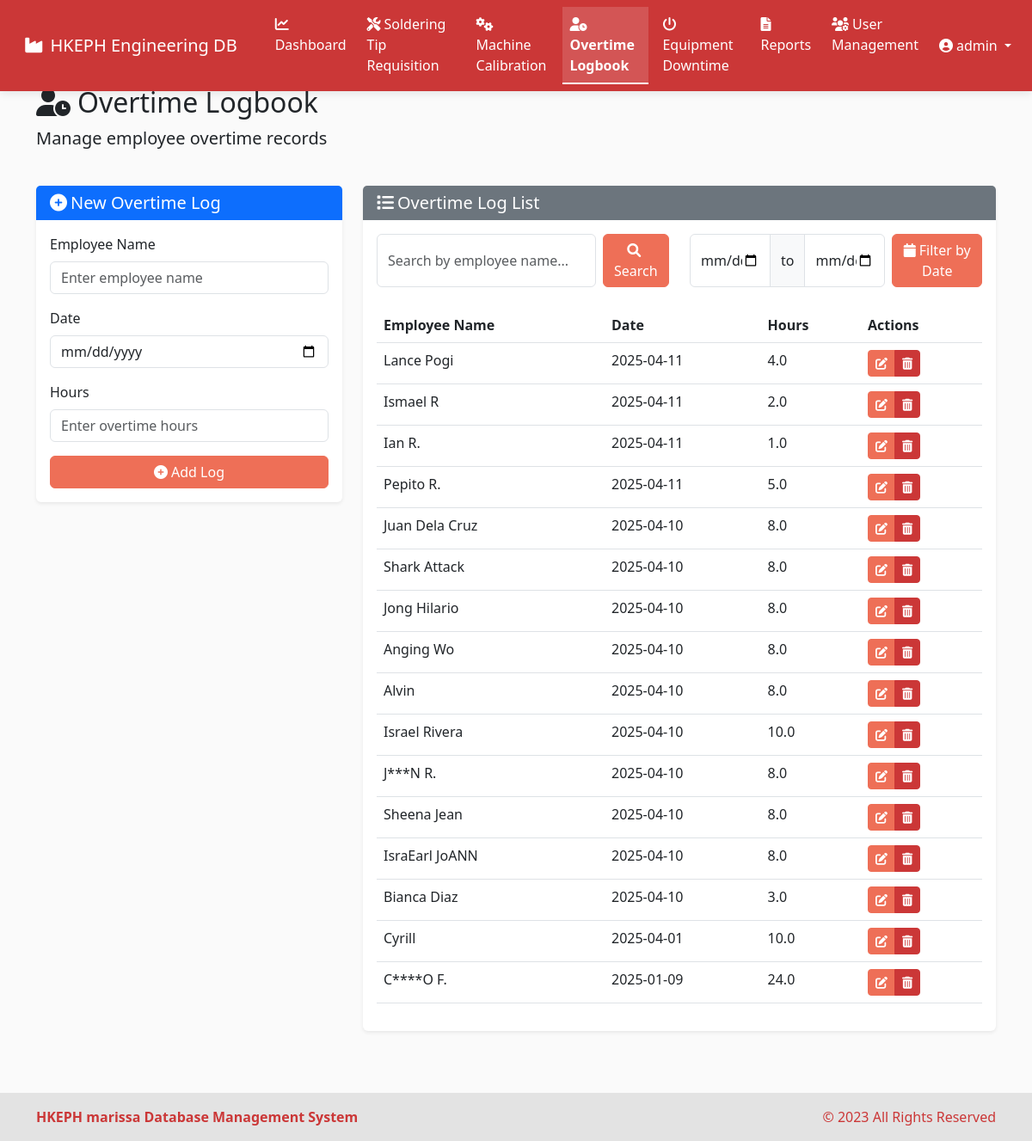
Before: /overtime-logbook (signed in) with the older database file.
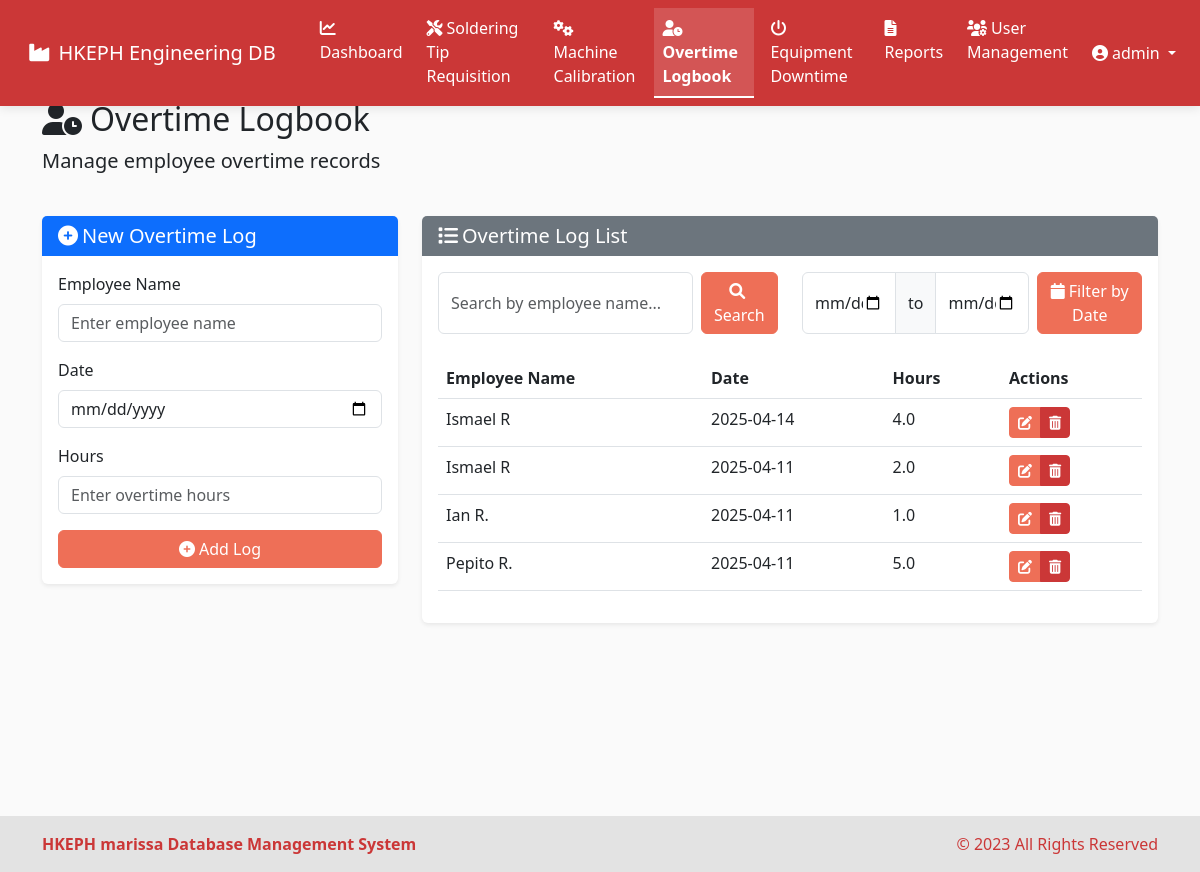
After: the same page with the newer database file.
### models.py (models this page shows, shortened)
class User(UserMixin, db.Model):
    id = db.Column(db.Integer, primary_key=True)
    username = db.Column(db.String(64), unique=True, nullable=False)
    email = db.Column(db.String(120), unique=True, nullable=False)
    password_hash = db.Column(db.String(256), nullable=False)
    is_admin = db.Column(db.Boolean, default=False)
    date_created = db.Column(db.DateTime, default=datetime.utcnow)

class OvertimeLogbook(db.Model):
    id = db.Column(db.Integer, primary_key=True)
    employee_name = db.Column(db.String(100), nullable=False)
    date = db.Column(db.DateTime, nullable=False)
    hours = db.Column(db.Float, nullable=False)
    created_at = db.Column(db.DateTime, default=datetime.utcnow)

### routes.py (the view, shortened to what this page needs)
@app.route('/overtime-logbook')
@login_required
def overtime_logbook():
    search_query = request.args.get('search', '')
    start_date = request.args.get('start_date')
    end_date = request.args.get('end_date')
    query = OvertimeLogbook.query
    if search_query:
        query = query.filter(
            OvertimeLogbook.employee_name.ilike(f'%{search_query}%')
        )
    logs = query.order_by(OvertimeLogbook.date.desc()).all()
    form = OvertimeLogbookForm()
    return render_template('overtime_logbook.html',
                           logs=logs,
                           form=form,
                           search_query=search_query,
                           start_date=start_date,
                           end_date=end_date)

### forms.py
class OvertimeLogbookForm(FlaskForm):
    employee_name = StringField('Employee Name', validators=[DataRequired(), Length(max=100)])
    date = DateField('Date', validators=[DataRequired()])
    hours = FloatField('Hours', validators=[DataRequired(), NumberRange(min=0.5, max=24)])

### app.py (called while the page is built)
@login_manager.user_loader
def load_user(user_id):
    return User.query.get(int(user_id))

### templates/overtime_logbook.html (shortened to what this page needs)
{% extends 'base.html' %}
{% block content %}
<div class="row mb-4">
    <div class="col">
        <h2><i class="fas fa-user-clock me-2"></i>Overtime Logbook</h2>
        <p class="lead">Manage employee overtime records</p>
    </div>
</div>
<div class="row mb-4">
    <div class="col-md-4">
        <div class="card">
            <div class="card-header bg-primary text-white">
                <h5 class="mb-0">
                    {% if edit_log %}
                    <i class="fas fa-edit me-1"></i>Edit Overtime Log
                    {% else %}
                    <i class="fas fa-plus-circle me-1"></i>New Overtime Log
                    {% endif %}
                </h5>
            </div>
            <div class="card-body">
                {% if edit_log %}
                <form method="POST" action="{{ url_for('edit_overtime_log', log_id=edit_log.id) }}">
                {% else %}
                <form method="POST" action="{{ url_for('add_overtime_log') }}">
                {% endif %}
                    <div class="mb-3">
                        <label for="employee_name" class="form-label">Employee Name</label>
                        {{ form.employee_name(class="form-control", placeholder="Enter employee name") }}
                    </div>
                    <div class="mb-3">
                        <label for="date" class="form-label">Date</label>
                        {{ form.date(class="form-control", type="date") }}
                    </div>
                    <div class="mb-3">
                        <label for="hours" class="form-label">Hours</label>
                        {{ form.hours(class="form-control", placeholder="Enter overtime hours") }}
                    </div>
                    <div class="d-grid gap-2">
                        {% if edit_log %}
                        <button type="submit" class="btn btn-primary">
                            <i class="fas fa-save me-1"></i>Update Log
                        </button>
                        <a href="{{ url_for('overtime_logbook') }}" class="btn btn-secondary">
                            <i class="fas fa-times me-1"></i>Cancel
                        </a>
                        {% else %}
                        <button type="submit" class="btn btn-primary">
                            <i class="fas fa-plus-circle me-1"></i>Add Log
                        </button>
                        {% endif %}
                    </div>
                </form>
            </div>
        </div>
    </div>
    <div class="col-md-8">
        <div class="card">
            <div class="card-header bg-secondary text-white">
                <h5 class="mb-0"><i class="fas fa-list me-1"></i>Overtime Log List</h5>
            </div>
            <div class="card-body">
                <div class="row mb-4">
                    <div class="col-md-6">
                        <form class="d-flex" method="GET" action="{{ url_for('overtime_logbook') }}">
                            <input type="text" class="form-control me-2" name="search" placeholder="Search by employee name..." value="{{ search_query if search_query else '' }}">
                            <button class="btn btn-primary" type="submit">
                                <i class="fas fa-search me-1"></i>Search
                            </button>
                        </form>
                    </div>
                    <div class="col-md-6">
                        <form class="d-flex" method="GET" action="{{ url_for('overtime_logbook') }}">
                            <div class="input-group me-2">
                                <input type="date" class="form-control" name="start_date" value="{{ start_date if start_date else '' }}">
                                <span class="input-group-text">to</span>
                                <input type="date" class="form-control" name="end_date" value="{{ end_date if end_date else '' }}">
                            </div>
                            <button class="btn btn-primary" type="submit">
                                <i class="fas fa-calendar me-1"></i>Filter by Date
                            </button>
                        </form>
                    </div>
                </div>
                <div class="table-responsive">
                    <table class="table table-hover">
                        <thead>
                            <tr>
                                <th>Employee Name</th>
                                <th>Date</th>
                                <th>Hours</th>
                                <th>Actions</th>
                            </tr>
                        </thead>
                        <tbody>
                            {% for log in logs %}
                            <tr>
                                <td>{{ log.employee_name }}</td>
                                <td>{{ log.date.strftime('%Y-%m-%d') }}</td>
                                <td>{{ log.hours }}</td>
                                <td>
                                    <div class="btn-group btn-group-sm" role="group">
                                        <a href="{{ url_for('edit_overtime_log', log_id=log.id) }}" class="btn btn-warning">
                                            <i class="fas fa-edit"></i>
                                        </a>
                                        <button type="button" class="btn btn-danger" data-bs-toggle="modal" data-bs-target="#deleteLogModal-{{ log.id }}">
                                            <i class="fas fa-trash-alt"></i>
                                        </button>
                                    </div>
                                </td>
                            </tr>
                            {% endfor %}
                        </tbody>
                    </table>
                </div>
            </div>
        </div>
    </div>
</div>
{% endblock %}

### templates/base.html (shortened to what this page needs)
<!DOCTYPE html>
<html lang="en" data-bs-theme="light">
<head>
    <link href="https://cdn.jsdelivr.net/npm/bootstrap@5.3.0/dist/css/bootstrap.min.css" rel="stylesheet">
    <link rel="stylesheet" href="https://cdnjs.cloudflare.com/ajax/libs/font-awesome/6.0.0/css/all.min.css">
    <link rel="stylesheet" type="text/css" href="https://cdn.jsdelivr.net/npm/daterangepicker/daterangepicker.css" />
    <link rel="stylesheet" href="{{ url_for('static', filename='css/style.css') }}">
</head>
<body>
        <nav class="navbar navbar-expand-lg" style="background-color: var(--accent-secondary); color: white;">
            <div class="container-fluid">
                <a class="navbar-brand text-white" href="{{ url_for('dashboard') }}">
                    <i class="fas fa-industry me-2"></i>HKEPH Engineering DB
                </a>
                <div class="collapse navbar-collapse" id="navbarNav">
                    {% if current_user.is_authenticated %}
                    <ul class="navbar-nav">
                        <li class="nav-item">
                            <a class="nav-link text-white {% if request.path == url_for('dashboard') %}active fw-bold{% endif %}" href="{{ url_for('dashboard') }}">
                                <i class="fas fa-chart-line me-1"></i>Dashboard
                            </a>
                        </li>
                        <li class="nav-item">
                            <a class="nav-link text-white {% if request.path == url_for('soldering_tips') %}active fw-bold{% endif %}" href="{{ url_for('soldering_tips') }}">
                                <i class="fas fa-tools me-1"></i>Soldering Tip Requisition
                            </a>
                        </li>
                        <li class="nav-item">
                            <a class="nav-link text-white {% if request.path == url_for('machine_calibrations') %}active fw-bold{% endif %}" href="{{ url_for('machine_calibrations') }}">
                                <i class="fas fa-cogs me-1"></i>Machine Calibration
                            </a>
                        </li>
                        <li class="nav-item">
                            <a class="nav-link text-white {% if request.path == url_for('overtime_logbook') %}active fw-bold{% endif %}" href="{{ url_for('overtime_logbook') }}">
                                <i class="fas fa-user-clock me-1"></i>Overtime Logbook
                            </a>
                        </li>
                        <li class="nav-item">
                            <a class="nav-link text-white {% if request.path == url_for('equipment_downtime') %}active fw-bold{% endif %}" href="{{ url_for('equipment_downtime') }}">
                                <i class="fas fa-power-off me-1"></i>Equipment Downtime
                            </a>
                        </li>
                        <li class="nav-item">
                            <a class="nav-link text-white {% if request.path == url_for('reports') %}active fw-bold{% endif %}" href="{{ url_for('reports') }}">
                                <i class="fas fa-file-alt me-1"></i>Reports
                            </a>
                        </li>
                        {% if current_user.is_admin %}
                        <li class="nav-item">
                            <a class="nav-link text-white {% if request.path == url_for('user_management') %}active fw-bold{% endif %}" href="{{ url_for('user_management') }}">
                                <i class="fas fa-users-cog me-1"></i>User Management
                            </a>
                        </li>
                        {% endif %}
                    </ul>
                    <ul class="navbar-nav ms-auto">
                        <li class="nav-item dropdown">
                            <a class="nav-link dropdown-toggle text-white" href="#" id="navbarDropdown" role="button" data-bs-toggle="dropdown" aria-expanded="false">
                                <i class="fas fa-user-circle me-1"></i>{{ current_user.username }}
                            </a>
                        </li>
                    </ul>
                    {% endif %}
                </div>
            </div>
        </nav>
        <main class="container mt-4 mb-5">
            {% block content %}{% endblock %}
        </main>
        <footer style="background-color: var(--light-secondary); color: var(--accent-secondary); position: fixed; bottom: 0; width: 100%; padding: 1rem 0; z-index: 1020;">
            <div class="container">
                <div class="row align-items-center">
                    <div class="col-md-6 text-center text-md-start">
                        <strong>HKEPH marissa Database Management System</strong>
                    </div>
                    <div class="col-md-6 text-center text-md-end">
                        <p class="mb-0">&copy; 2023 All Rights Reserved</p>
                    </div>
                </div>
            </div>
        </footer>
    </body>
    </html>

### static/css/style.css (style rules this page uses)
:root { --light-bg: #FAFAFA; --light-secondary: #E3E3E3; --accent-primary: #EE6F57; --accent-secondary: #CB3737; }
body { padding-bottom: 20px; }
.card { border: none; box-shadow: 0 0.125rem 0.25rem rgba(0, 0, 0, 0.075); transition: all 0.3s ease; }
.card-header { border-bottom: none; }
.table th { font-weight: 600; border-top: none; }
.btn-primary { background-color: var(--accent-primary); border-color: var(--accent-primary); }
.btn-warning { background-color: var(--accent-primary); border-color: var(--accent-primary); color: white; }
.btn-danger { background-color: var(--accent-secondary); border-color: var(--accent-secondary); }
.btn-group > .btn { margin-right: 0; }

### templates/base.html (style rules this page uses)
body { background-color: var(--light-bg); padding-top: 76px; min-height: 100vh; margin: 0; position: relative; padding-bottom: 80px; }
main { min-height: calc(100vh - 156px); }
.navbar { position: fixed; top: 0; left: 0; right: 0; z-index: 1030; transition: all 0.3s ease; box-shadow: 0 2px 10px rgba(0, 0, 0, 0.1); background-color: var(--accent-secondary) !important; }
.navbar-nav .nav-link { transition: all 0.3s ease; position: relative; padding: 0.5rem 1rem; margin: 0 0.25rem; }
.navbar-nav .nav-link.active { background-color: rgba(255, 255, 255, 0.15) !important; border-bottom: 2px solid white; }
.navbar-nav .nav-link::before { content: ''; position: absolute; bottom: 0; left: 0; width: 0; height: 2px; background-color: white; transition: width 0.3s ease; }
.navbar-brand { transition: all 0.3s ease; padding: 0.5rem 1rem; }

Changed rows visible on the page:
removed OvertimeLogbook: employee_name "Lance Pogi", date "2025-04-11", hours "4.0"
removed OvertimeLogbook: employee_name "Juan Dela Cruz", date "2025-04-10", hours "8.0"
removed OvertimeLogbook: employee_name "Shark Attack", date "2025-04-10", hours "8.0"
removed OvertimeLogbook: employee_name "Jong Hilario", date "2025-04-10", hours "8.0"
removed OvertimeLogbook: employee_name "Anging Wo", date "2025-04-10", hours "8.0"
removed OvertimeLogbook: employee_name "Alvin", date "2025-04-10", hours "8.0"
removed OvertimeLogbook: employee_name "Israel Rivera", date "2025-04-10", hours "10.0"
removed OvertimeLogbook: employee_name "J***N R.", date "2025-04-10", hours "8.0"
removed OvertimeLogbook: employee_name "Sheena Jean", date "2025-04-10", hours "8.0"
removed OvertimeLogbook: employee_name "IsraEarl JoANN", date "2025-04-10", hours "8.0"
removed OvertimeLogbook: employee_name "Bianca Diaz", date "2025-04-10", hours "3.0"
removed OvertimeLogbook: employee_name "Cyrill", date "2025-04-01", hours "10.0"
removed OvertimeLogbook: employee_name "C****O F.", date "2025-01-09", hours "24.0"
added OvertimeLogbook: employee_name "Ismael R", date "2025-04-14", hours "4.0"
